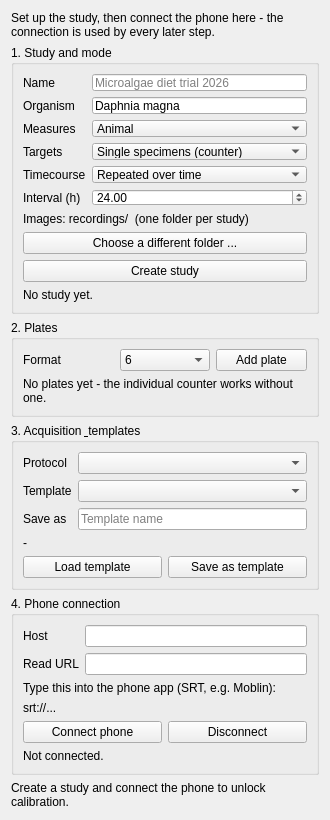
<?xml version="1.0" encoding="UTF-8"?>
<ui version="4.0">
 <class>SetupExperiment</class>
 <widget class="QWidget" name="SetupExperiment">
  <property name="geometry">
   <rect>
    <x>0</x>
    <y>0</y>
    <width>330</width>
    <height>820</height>
   </rect>
  </property>
  <property name="windowTitle">
   <string>Setup</string>
  </property>
  <layout class="QVBoxLayout" name="controls_layout">
   <item>
    <widget class="QLabel" name="hint_label">
     <property name="text">
      <string>Set up the study, then connect the phone here - the connection is used by every later step.</string>
     </property>
     <property name="wordWrap">
      <bool>true</bool>
     </property>
    </widget>
   </item>
   <item>
    <widget class="QGroupBox" name="study_group">
     <property name="title">
      <string>1. Study and mode</string>
     </property>
     <layout class="QVBoxLayout" name="study_layout">
      <item>
       <layout class="QFormLayout" name="new_form">
        <item row="0" column="0">
         <widget class="QLabel" name="label_name">
          <property name="text">
           <string>Name</string>
          </property>
         </widget>
        </item>
        <item row="0" column="1">
         <widget class="QLineEdit" name="study_name">
          <property name="placeholderText">
           <string>Microalgae diet trial 2026</string>
          </property>
         </widget>
        </item>
        <item row="1" column="0">
         <widget class="QLabel" name="label_organism">
          <property name="text">
           <string>Organism</string>
          </property>
         </widget>
        </item>
        <item row="1" column="1">
         <widget class="QLineEdit" name="organism">
          <property name="text">
           <string>Daphnia magna</string>
          </property>
         </widget>
        </item>
        <item row="2" column="0">
         <widget class="QLabel" name="label_kind">
          <property name="text">
           <string>Measures</string>
          </property>
         </widget>
        </item>
        <item row="2" column="1">
         <widget class="QComboBox" name="combo_kind">
          <item>
           <property name="text">
            <string>Animal</string>
           </property>
          </item>
          <item>
           <property name="text">
            <string>Plant</string>
           </property>
          </item>
         </widget>
        </item>
        <item row="3" column="0">
         <widget class="QLabel" name="label_mode">
          <property name="text">
           <string>Targets</string>
          </property>
         </widget>
        </item>
        <item row="3" column="1">
         <widget class="QComboBox" name="combo_target_mode">
          <item>
           <property name="text">
            <string>Single specimens (counter)</string>
           </property>
          </item>
          <item>
           <property name="text">
            <string>Multi-well plates</string>
           </property>
          </item>
         </widget>
        </item>
        <item row="4" column="0">
         <widget class="QLabel" name="label_timecourse">
          <property name="text">
           <string>Timecourse</string>
          </property>
         </widget>
        </item>
        <item row="4" column="1">
         <widget class="QComboBox" name="combo_timecourse">
          <item>
           <property name="text">
            <string>Repeated over time</string>
           </property>
          </item>
          <item>
           <property name="text">
            <string>Measured once</string>
           </property>
          </item>
         </widget>
        </item>
        <item row="5" column="0">
         <widget class="QLabel" name="label_interval">
          <property name="text">
           <string>Interval (h)</string>
          </property>
         </widget>
        </item>
        <item row="5" column="1">
         <widget class="QDoubleSpinBox" name="interval_hours">
          <property name="decimals">
           <number>2</number>
          </property>
          <property name="minimum">
           <double>0.250000000000000</double>
          </property>
          <property name="maximum">
           <double>720.000000000000000</double>
          </property>
          <property name="value">
           <double>24.000000000000000</double>
          </property>
         </widget>
        </item>
       </layout>
      </item>
      <item>
       <widget class="QLabel" name="destination_label">
        <property name="text">
         <string>Images: recordings/&lt;study id&gt;  (one folder per study)</string>
        </property>
        <property name="wordWrap">
         <bool>true</bool>
        </property>
       </widget>
      </item>
      <item>
       <widget class="QPushButton" name="btn_choose_destination">
        <property name="text">
         <string>Choose a different folder ...</string>
        </property>
       </widget>
      </item>
      <item>
       <widget class="QPushButton" name="btn_create_study">
        <property name="text">
         <string>Create study</string>
        </property>
       </widget>
      </item>
      <item>
       <widget class="QLabel" name="study_label">
        <property name="text">
         <string>No study yet.</string>
        </property>
        <property name="wordWrap">
         <bool>true</bool>
        </property>
       </widget>
      </item>
     </layout>
    </widget>
   </item>
   <item>
    <widget class="QGroupBox" name="plates_group">
     <property name="title">
      <string>2. Plates</string>
     </property>
     <layout class="QVBoxLayout" name="plates_layout">
      <item>
       <layout class="QHBoxLayout" name="plates_row">
        <item>
         <widget class="QLabel" name="label_format">
          <property name="text">
           <string>Format</string>
          </property>
         </widget>
        </item>
        <item>
         <widget class="QComboBox" name="combo_format">
          <item>
           <property name="text">
            <string>6</string>
           </property>
          </item>
          <item>
           <property name="text">
            <string>24</string>
           </property>
          </item>
          <item>
           <property name="text">
            <string>96</string>
           </property>
          </item>
         </widget>
        </item>
        <item>
         <widget class="QPushButton" name="btn_add_plate">
          <property name="text">
           <string>Add plate</string>
          </property>
         </widget>
        </item>
       </layout>
      </item>
      <item>
       <widget class="QLabel" name="plates_label">
        <property name="text">
         <string>No plates yet - the individual counter works without one.</string>
        </property>
        <property name="wordWrap">
         <bool>true</bool>
        </property>
       </widget>
      </item>
     </layout>
    </widget>
   </item>
   <item>
    <widget class="QGroupBox" name="protocol_group">
     <property name="title">
      <string>3. Acquisition &amp; templates</string>
     </property>
     <layout class="QVBoxLayout" name="protocol_layout">
      <item>
       <layout class="QFormLayout" name="protocol_form">
        <item row="0" column="0">
         <widget class="QLabel" name="label_protocol">
          <property name="text">
           <string>Protocol</string>
          </property>
         </widget>
        </item>
        <item row="0" column="1">
         <widget class="QComboBox" name="combo_protocol"/>
        </item>
        <item row="1" column="0">
         <widget class="QLabel" name="label_template">
          <property name="text">
           <string>Template</string>
          </property>
         </widget>
        </item>
        <item row="1" column="1">
         <widget class="QComboBox" name="combo_template"/>
        </item>
        <item row="2" column="0">
         <widget class="QLabel" name="label_template_name">
          <property name="text">
           <string>Save as</string>
          </property>
         </widget>
        </item>
        <item row="2" column="1">
         <widget class="QLineEdit" name="template_name">
          <property name="placeholderText">
           <string>Template name</string>
          </property>
         </widget>
        </item>
       </layout>
      </item>
      <item>
       <widget class="QLabel" name="protocol_hint_label">
        <property name="text">
         <string>-</string>
        </property>
        <property name="wordWrap">
         <bool>true</bool>
        </property>
       </widget>
      </item>
      <item>
       <layout class="QHBoxLayout" name="template_buttons">
        <item>
         <widget class="QPushButton" name="btn_load_template">
          <property name="text">
           <string>Load template</string>
          </property>
         </widget>
        </item>
        <item>
         <widget class="QPushButton" name="btn_save_template">
          <property name="text">
           <string>Save as template</string>
          </property>
         </widget>
        </item>
       </layout>
      </item>
     </layout>
    </widget>
   </item>
   <item>
    <widget class="QGroupBox" name="phone_group">
     <property name="title">
      <string>4. Phone connection</string>
     </property>
     <layout class="QVBoxLayout" name="phone_layout">
      <item>
       <layout class="QFormLayout" name="phone_form">
        <item row="0" column="0">
         <widget class="QLabel" name="label_host">
          <property name="text">
           <string>Host</string>
          </property>
         </widget>
        </item>
        <item row="0" column="1">
         <widget class="QLineEdit" name="edit_host"/>
        </item>
        <item row="1" column="0">
         <widget class="QLabel" name="label_url">
          <property name="text">
           <string>Read URL</string>
          </property>
         </widget>
        </item>
        <item row="1" column="1">
         <widget class="QLineEdit" name="edit_url"/>
        </item>
       </layout>
      </item>
      <item>
       <widget class="QLabel" name="label_publish">
        <property name="text">
         <string>Type this into the phone app (SRT, e.g. Moblin):</string>
        </property>
       </widget>
      </item>
      <item>
       <widget class="QLabel" name="publish_label">
        <property name="text">
         <string>srt://...</string>
        </property>
        <property name="textInteractionFlags">
         <set>Qt::TextSelectableByMouse</set>
        </property>
        <property name="wordWrap">
         <bool>true</bool>
        </property>
       </widget>
      </item>
      <item>
       <layout class="QHBoxLayout" name="phone_buttons">
        <item>
         <widget class="QPushButton" name="btn_connect">
          <property name="text">
           <string>Connect phone</string>
          </property>
         </widget>
        </item>
        <item>
         <widget class="QPushButton" name="btn_disconnect">
          <property name="text">
           <string>Disconnect</string>
          </property>
         </widget>
        </item>
       </layout>
      </item>
      <item>
       <widget class="QLabel" name="connection_label">
        <property name="text">
         <string>Not connected.</string>
        </property>
        <property name="wordWrap">
         <bool>true</bool>
        </property>
       </widget>
      </item>
     </layout>
    </widget>
   </item>
   <item>
    <widget class="QLabel" name="status_label">
     <property name="text">
      <string>Create a study and connect the phone to unlock calibration.</string>
     </property>
     <property name="wordWrap">
      <bool>true</bool>
     </property>
    </widget>
   </item>
  </layout>
 </widget>
 <resources/>
 <connections/>
</ui>
